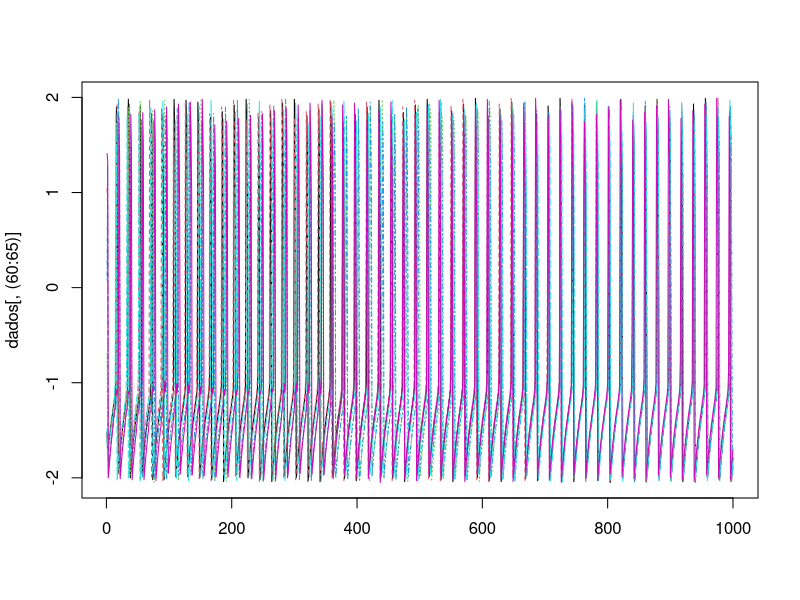
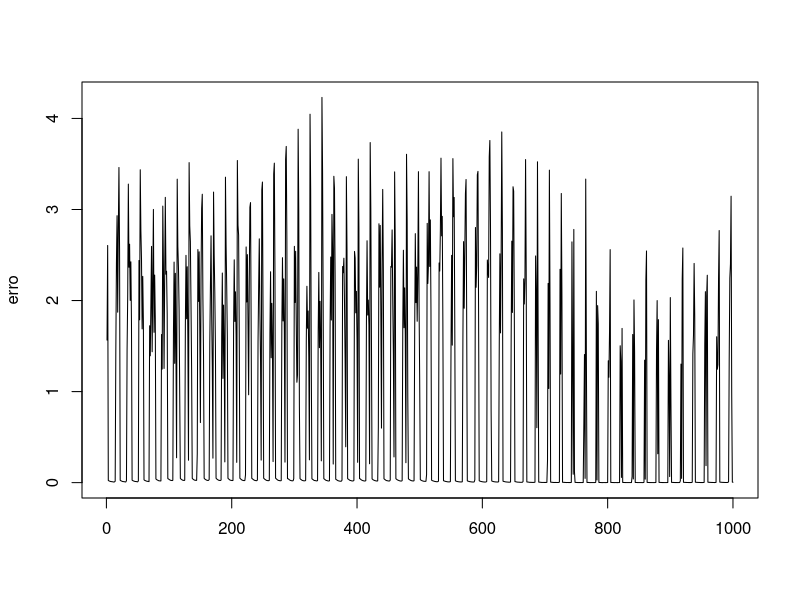
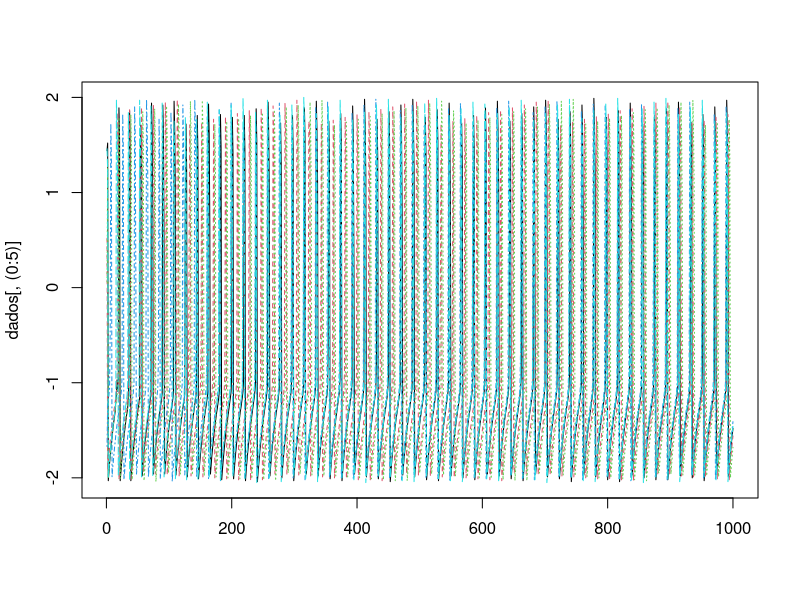
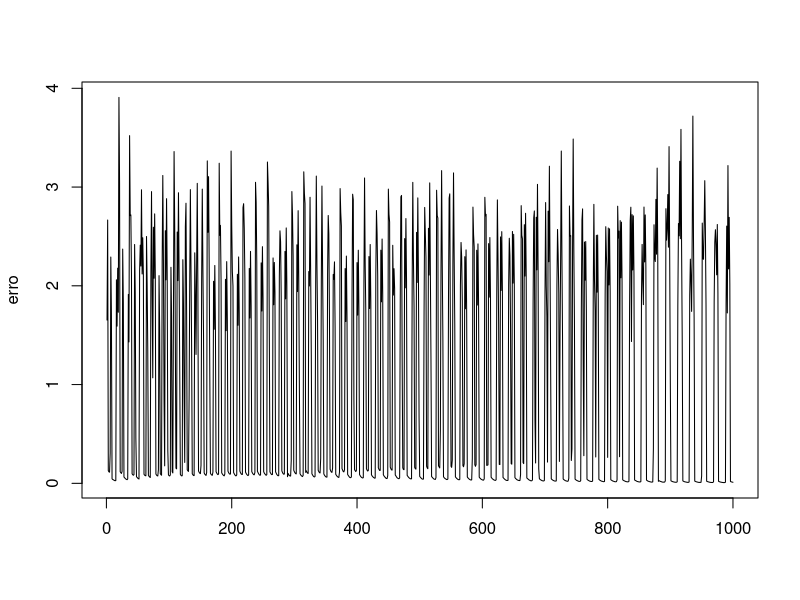
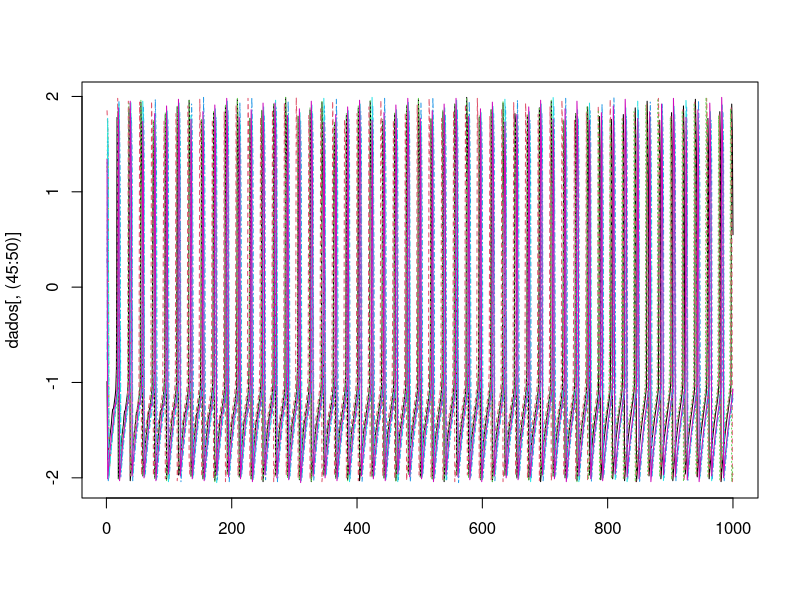
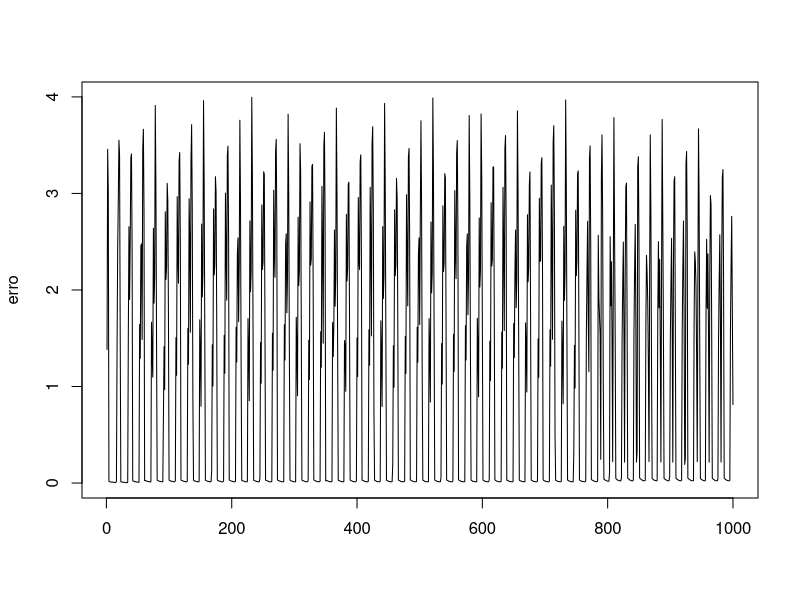
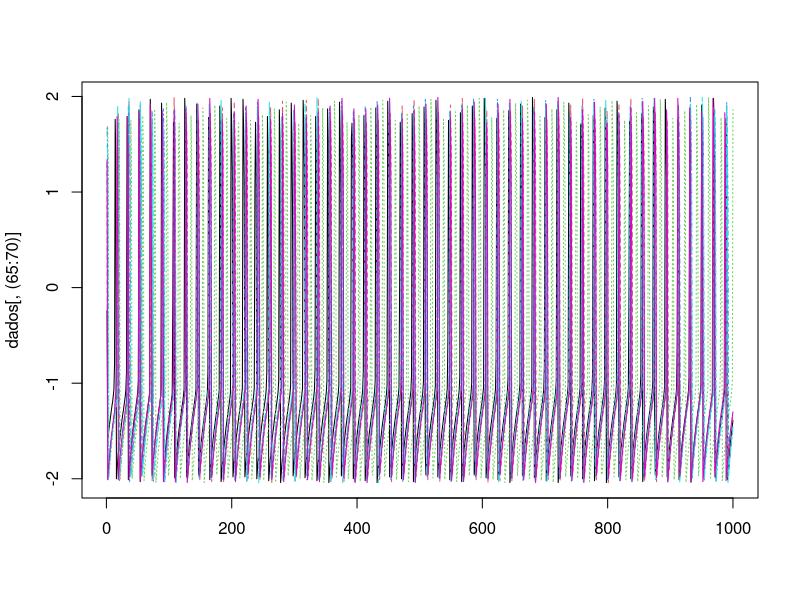
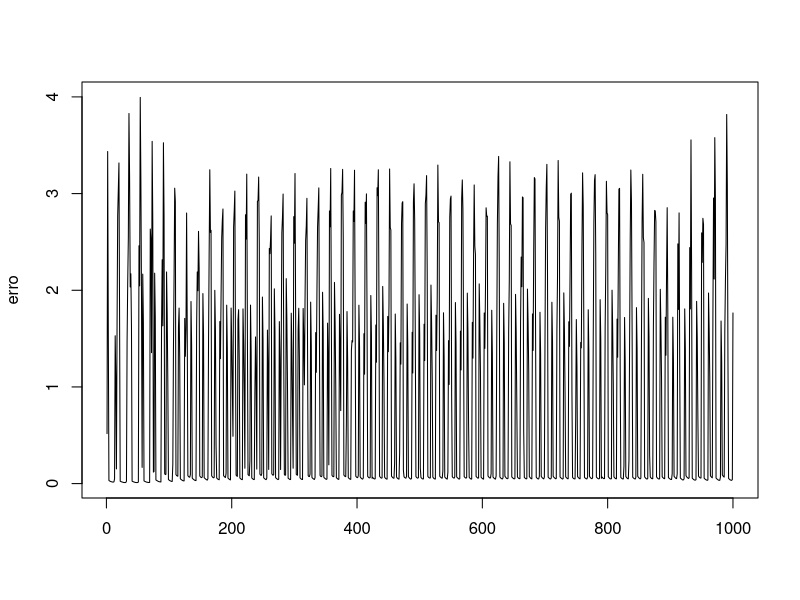

The R script that drew these images, in order:
getwd()
dados <- read.csv("SAIDA_REG.csv", header = F)
dados
matplot(dados[,(60:65)], type = "l")
erro = apply(dados[,(60:65)], 1, function(x) var(x))
matplot(erro, type="l")

dados <- read.csv("SAIDA_ER.csv", header = F)
matplot(dados[,(0:5)], type = "l")
erro = apply(dados[,(0:5)], 1, function(x) var(x))
matplot(erro, type="l")

dados <- read.csv("SAIDA_COM.csv", header = F)
matplot(dados[,(45:50)], type = "l")
erro = apply(dados[,(45:50)], 1, function(x) var(x))
matplot(erro, type="l")

dados <- read.csv("SAIDA_BA.csv", header = F)
matplot(dados[,(65:70)], type = "l")
erro = apply(dados[,(65:70)], 1, function(x) var(x))
matplot(erro, type="l")





